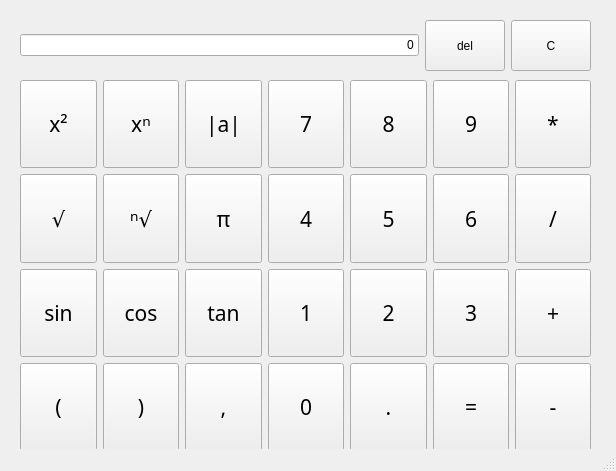
<?xml version="1.0" encoding="UTF-8"?>
<ui version="4.0">
 <class>MainWindow</class>
 <widget class="QMainWindow" name="MainWindow">
  <property name="geometry">
   <rect>
    <x>0</x>
    <y>0</y>
    <width>616</width>
    <height>471</height>
   </rect>
  </property>
  <property name="windowTitle">
   <string>SimpleCalc</string>
  </property>
  <property name="unifiedTitleAndToolBarOnMac">
   <bool>true</bool>
  </property>
  <widget class="QWidget" name="centralwidget">
   <widget class="QWidget" name="horizontalLayoutWidget">
    <property name="geometry">
     <rect>
      <x>20</x>
      <y>20</y>
      <width>571</width>
      <height>51</height>
     </rect>
    </property>
    <layout class="QHBoxLayout" name="horizontalLayout">
     <item>
      <widget class="QLineEdit" name="result">
       <property name="text">
        <string>0</string>
       </property>
       <property name="alignment">
        <set>Qt::AlignRight|Qt::AlignTrailing|Qt::AlignVCenter</set>
       </property>
      </widget>
     </item>
     <item>
      <widget class="QPushButton" name="bDel">
       <property name="sizePolicy">
        <sizepolicy hsizetype="Minimum" vsizetype="Expanding">
         <horstretch>0</horstretch>
         <verstretch>0</verstretch>
        </sizepolicy>
       </property>
       <property name="text">
        <string>del</string>
       </property>
      </widget>
     </item>
     <item>
      <widget class="QPushButton" name="bClear">
       <property name="sizePolicy">
        <sizepolicy hsizetype="Minimum" vsizetype="Expanding">
         <horstretch>0</horstretch>
         <verstretch>0</verstretch>
        </sizepolicy>
       </property>
       <property name="text">
        <string>C</string>
       </property>
      </widget>
     </item>
    </layout>
   </widget>
   <widget class="QWidget" name="layoutWidget">
    <property name="geometry">
     <rect>
      <x>20</x>
      <y>80</y>
      <width>571</width>
      <height>371</height>
     </rect>
    </property>
    <layout class="QGridLayout" name="gridLayout_2">
     <item row="2" column="2">
      <widget class="QPushButton" name="bPie">
       <property name="sizePolicy">
        <sizepolicy hsizetype="Minimum" vsizetype="Expanding">
         <horstretch>0</horstretch>
         <verstretch>0</verstretch>
        </sizepolicy>
       </property>
       <property name="font">
        <font>
         <family>Agency FB</family>
         <pointsize>16</pointsize>
        </font>
       </property>
       <property name="text">
        <string>π</string>
       </property>
      </widget>
     </item>
     <item row="4" column="0">
      <widget class="QPushButton" name="bSin">
       <property name="sizePolicy">
        <sizepolicy hsizetype="Minimum" vsizetype="Expanding">
         <horstretch>0</horstretch>
         <verstretch>0</verstretch>
        </sizepolicy>
       </property>
       <property name="font">
        <font>
         <family>Agency FB</family>
         <pointsize>16</pointsize>
        </font>
       </property>
       <property name="text">
        <string>sin</string>
       </property>
      </widget>
     </item>
     <item row="4" column="6">
      <widget class="QPushButton" name="bPlus">
       <property name="sizePolicy">
        <sizepolicy hsizetype="Minimum" vsizetype="Expanding">
         <horstretch>0</horstretch>
         <verstretch>0</verstretch>
        </sizepolicy>
       </property>
       <property name="font">
        <font>
         <family>Agency FB</family>
         <pointsize>16</pointsize>
        </font>
       </property>
       <property name="text">
        <string>+</string>
       </property>
       <attribute name="buttonGroup">
        <string notr="true">buttonGroup</string>
       </attribute>
      </widget>
     </item>
     <item row="4" column="5">
      <widget class="QPushButton" name="b3">
       <property name="sizePolicy">
        <sizepolicy hsizetype="Minimum" vsizetype="Expanding">
         <horstretch>0</horstretch>
         <verstretch>0</verstretch>
        </sizepolicy>
       </property>
       <property name="font">
        <font>
         <family>Agency FB</family>
         <pointsize>16</pointsize>
        </font>
       </property>
       <property name="text">
        <string>3</string>
       </property>
       <attribute name="buttonGroup">
        <string notr="true">buttonGroup</string>
       </attribute>
      </widget>
     </item>
     <item row="4" column="4">
      <widget class="QPushButton" name="b2">
       <property name="sizePolicy">
        <sizepolicy hsizetype="Minimum" vsizetype="Expanding">
         <horstretch>0</horstretch>
         <verstretch>0</verstretch>
        </sizepolicy>
       </property>
       <property name="font">
        <font>
         <family>Agency FB</family>
         <pointsize>16</pointsize>
        </font>
       </property>
       <property name="text">
        <string>2</string>
       </property>
       <attribute name="buttonGroup">
        <string notr="true">buttonGroup</string>
       </attribute>
      </widget>
     </item>
     <item row="4" column="3">
      <widget class="QPushButton" name="b1">
       <property name="sizePolicy">
        <sizepolicy hsizetype="Minimum" vsizetype="Expanding">
         <horstretch>0</horstretch>
         <verstretch>0</verstretch>
        </sizepolicy>
       </property>
       <property name="font">
        <font>
         <family>Agency FB</family>
         <pointsize>16</pointsize>
        </font>
       </property>
       <property name="text">
        <string>1</string>
       </property>
       <attribute name="buttonGroup">
        <string notr="true">buttonGroup</string>
       </attribute>
      </widget>
     </item>
     <item row="2" column="6">
      <widget class="QPushButton" name="bDivide">
       <property name="sizePolicy">
        <sizepolicy hsizetype="Minimum" vsizetype="Expanding">
         <horstretch>0</horstretch>
         <verstretch>0</verstretch>
        </sizepolicy>
       </property>
       <property name="font">
        <font>
         <family>Agency FB</family>
         <pointsize>16</pointsize>
        </font>
       </property>
       <property name="text">
        <string>/</string>
       </property>
       <attribute name="buttonGroup">
        <string notr="true">buttonGroup</string>
       </attribute>
      </widget>
     </item>
     <item row="2" column="5">
      <widget class="QPushButton" name="b6">
       <property name="sizePolicy">
        <sizepolicy hsizetype="Minimum" vsizetype="Expanding">
         <horstretch>0</horstretch>
         <verstretch>0</verstretch>
        </sizepolicy>
       </property>
       <property name="font">
        <font>
         <family>Agency FB</family>
         <pointsize>16</pointsize>
        </font>
       </property>
       <property name="text">
        <string>6</string>
       </property>
       <attribute name="buttonGroup">
        <string notr="true">buttonGroup</string>
       </attribute>
      </widget>
     </item>
     <item row="2" column="4">
      <widget class="QPushButton" name="b5">
       <property name="sizePolicy">
        <sizepolicy hsizetype="Minimum" vsizetype="Expanding">
         <horstretch>0</horstretch>
         <verstretch>0</verstretch>
        </sizepolicy>
       </property>
       <property name="font">
        <font>
         <family>Agency FB</family>
         <pointsize>16</pointsize>
        </font>
       </property>
       <property name="text">
        <string>5</string>
       </property>
       <attribute name="buttonGroup">
        <string notr="true">buttonGroup</string>
       </attribute>
      </widget>
     </item>
     <item row="0" column="6">
      <widget class="QPushButton" name="bMult">
       <property name="sizePolicy">
        <sizepolicy hsizetype="Minimum" vsizetype="Expanding">
         <horstretch>0</horstretch>
         <verstretch>0</verstretch>
        </sizepolicy>
       </property>
       <property name="font">
        <font>
         <family>Agency FB</family>
         <pointsize>16</pointsize>
        </font>
       </property>
       <property name="text">
        <string>*</string>
       </property>
       <attribute name="buttonGroup">
        <string notr="true">buttonGroup</string>
       </attribute>
      </widget>
     </item>
     <item row="2" column="3">
      <widget class="QPushButton" name="b4">
       <property name="sizePolicy">
        <sizepolicy hsizetype="Minimum" vsizetype="Expanding">
         <horstretch>0</horstretch>
         <verstretch>0</verstretch>
        </sizepolicy>
       </property>
       <property name="font">
        <font>
         <family>Agency FB</family>
         <pointsize>16</pointsize>
        </font>
       </property>
       <property name="text">
        <string>4</string>
       </property>
       <attribute name="buttonGroup">
        <string notr="true">buttonGroup</string>
       </attribute>
      </widget>
     </item>
     <item row="0" column="3">
      <widget class="QPushButton" name="b7">
       <property name="sizePolicy">
        <sizepolicy hsizetype="Minimum" vsizetype="Expanding">
         <horstretch>0</horstretch>
         <verstretch>0</verstretch>
        </sizepolicy>
       </property>
       <property name="font">
        <font>
         <family>Agency FB</family>
         <pointsize>16</pointsize>
        </font>
       </property>
       <property name="text">
        <string>7</string>
       </property>
       <attribute name="buttonGroup">
        <string notr="true">buttonGroup</string>
       </attribute>
      </widget>
     </item>
     <item row="0" column="4">
      <widget class="QPushButton" name="b8">
       <property name="sizePolicy">
        <sizepolicy hsizetype="Minimum" vsizetype="Expanding">
         <horstretch>0</horstretch>
         <verstretch>0</verstretch>
        </sizepolicy>
       </property>
       <property name="font">
        <font>
         <family>Agency FB</family>
         <pointsize>16</pointsize>
        </font>
       </property>
       <property name="text">
        <string>8</string>
       </property>
       <attribute name="buttonGroup">
        <string notr="true">buttonGroup</string>
       </attribute>
      </widget>
     </item>
     <item row="0" column="5">
      <widget class="QPushButton" name="b9">
       <property name="sizePolicy">
        <sizepolicy hsizetype="Minimum" vsizetype="Expanding">
         <horstretch>0</horstretch>
         <verstretch>0</verstretch>
        </sizepolicy>
       </property>
       <property name="font">
        <font>
         <family>Agency FB</family>
         <pointsize>16</pointsize>
        </font>
       </property>
       <property name="text">
        <string>9</string>
       </property>
       <attribute name="buttonGroup">
        <string notr="true">buttonGroup</string>
       </attribute>
      </widget>
     </item>
     <item row="0" column="2">
      <widget class="QPushButton" name="bAbs">
       <property name="sizePolicy">
        <sizepolicy hsizetype="Minimum" vsizetype="Expanding">
         <horstretch>0</horstretch>
         <verstretch>0</verstretch>
        </sizepolicy>
       </property>
       <property name="font">
        <font>
         <family>Agency FB</family>
         <pointsize>16</pointsize>
        </font>
       </property>
       <property name="text">
        <string>|a|</string>
       </property>
      </widget>
     </item>
     <item row="2" column="1">
      <widget class="QPushButton" name="bNroot">
       <property name="sizePolicy">
        <sizepolicy hsizetype="Minimum" vsizetype="Expanding">
         <horstretch>0</horstretch>
         <verstretch>0</verstretch>
        </sizepolicy>
       </property>
       <property name="font">
        <font>
         <family>Agency FB</family>
         <pointsize>16</pointsize>
        </font>
       </property>
       <property name="text">
        <string>ⁿ√</string>
       </property>
      </widget>
     </item>
     <item row="2" column="0">
      <widget class="QPushButton" name="bRoot">
       <property name="sizePolicy">
        <sizepolicy hsizetype="Minimum" vsizetype="Expanding">
         <horstretch>0</horstretch>
         <verstretch>0</verstretch>
        </sizepolicy>
       </property>
       <property name="font">
        <font>
         <family>Agency FB</family>
         <pointsize>16</pointsize>
        </font>
       </property>
       <property name="text">
        <string>√</string>
       </property>
      </widget>
     </item>
     <item row="4" column="1">
      <widget class="QPushButton" name="bCos">
       <property name="sizePolicy">
        <sizepolicy hsizetype="Minimum" vsizetype="Expanding">
         <horstretch>0</horstretch>
         <verstretch>0</verstretch>
        </sizepolicy>
       </property>
       <property name="font">
        <font>
         <family>Agency FB</family>
         <pointsize>16</pointsize>
        </font>
       </property>
       <property name="text">
        <string>cos</string>
       </property>
      </widget>
     </item>
     <item row="0" column="0">
      <widget class="QPushButton" name="bSqr">
       <property name="sizePolicy">
        <sizepolicy hsizetype="Minimum" vsizetype="Expanding">
         <horstretch>0</horstretch>
         <verstretch>0</verstretch>
        </sizepolicy>
       </property>
       <property name="font">
        <font>
         <family>Agency FB</family>
         <pointsize>16</pointsize>
        </font>
       </property>
       <property name="text">
        <string>x²</string>
       </property>
      </widget>
     </item>
     <item row="4" column="2">
      <widget class="QPushButton" name="bTan">
       <property name="sizePolicy">
        <sizepolicy hsizetype="Minimum" vsizetype="Expanding">
         <horstretch>0</horstretch>
         <verstretch>0</verstretch>
        </sizepolicy>
       </property>
       <property name="font">
        <font>
         <family>Agency FB</family>
         <pointsize>16</pointsize>
        </font>
       </property>
       <property name="text">
        <string>tan</string>
       </property>
      </widget>
     </item>
     <item row="0" column="1">
      <widget class="QPushButton" name="bNsqr">
       <property name="sizePolicy">
        <sizepolicy hsizetype="Minimum" vsizetype="Expanding">
         <horstretch>0</horstretch>
         <verstretch>0</verstretch>
        </sizepolicy>
       </property>
       <property name="font">
        <font>
         <family>Agency FB</family>
         <pointsize>16</pointsize>
        </font>
       </property>
       <property name="text">
        <string>xⁿ</string>
       </property>
      </widget>
     </item>
     <item row="6" column="2">
      <widget class="QPushButton" name="bCom">
       <property name="sizePolicy">
        <sizepolicy hsizetype="Minimum" vsizetype="Expanding">
         <horstretch>0</horstretch>
         <verstretch>0</verstretch>
        </sizepolicy>
       </property>
       <property name="font">
        <font>
         <family>Agency FB</family>
         <pointsize>16</pointsize>
        </font>
       </property>
       <property name="text">
        <string>,</string>
       </property>
      </widget>
     </item>
     <item row="6" column="1">
      <widget class="QPushButton" name="bRslide">
       <property name="sizePolicy">
        <sizepolicy hsizetype="Minimum" vsizetype="Expanding">
         <horstretch>0</horstretch>
         <verstretch>0</verstretch>
        </sizepolicy>
       </property>
       <property name="font">
        <font>
         <family>Agency FB</family>
         <pointsize>16</pointsize>
        </font>
       </property>
       <property name="text">
        <string>)</string>
       </property>
      </widget>
     </item>
     <item row="6" column="0">
      <widget class="QPushButton" name="bLslide">
       <property name="sizePolicy">
        <sizepolicy hsizetype="Minimum" vsizetype="Expanding">
         <horstretch>0</horstretch>
         <verstretch>0</verstretch>
        </sizepolicy>
       </property>
       <property name="font">
        <font>
         <family>Agency FB</family>
         <pointsize>16</pointsize>
        </font>
       </property>
       <property name="text">
        <string>(</string>
       </property>
      </widget>
     </item>
     <item row="6" column="3">
      <widget class="QPushButton" name="b0">
       <property name="sizePolicy">
        <sizepolicy hsizetype="Minimum" vsizetype="Expanding">
         <horstretch>0</horstretch>
         <verstretch>0</verstretch>
        </sizepolicy>
       </property>
       <property name="font">
        <font>
         <family>Agency FB</family>
         <pointsize>16</pointsize>
        </font>
       </property>
       <property name="text">
        <string>0</string>
       </property>
       <attribute name="buttonGroup">
        <string notr="true">buttonGroup</string>
       </attribute>
      </widget>
     </item>
     <item row="6" column="4">
      <widget class="QPushButton" name="bDot">
       <property name="sizePolicy">
        <sizepolicy hsizetype="Minimum" vsizetype="Expanding">
         <horstretch>0</horstretch>
         <verstretch>0</verstretch>
        </sizepolicy>
       </property>
       <property name="font">
        <font>
         <family>Agency FB</family>
         <pointsize>16</pointsize>
        </font>
       </property>
       <property name="text">
        <string>.</string>
       </property>
       <attribute name="buttonGroup">
        <string notr="true">buttonGroup</string>
       </attribute>
      </widget>
     </item>
     <item row="6" column="5">
      <widget class="QPushButton" name="bRun">
       <property name="sizePolicy">
        <sizepolicy hsizetype="Minimum" vsizetype="Expanding">
         <horstretch>0</horstretch>
         <verstretch>0</verstretch>
        </sizepolicy>
       </property>
       <property name="font">
        <font>
         <family>Agency FB</family>
         <pointsize>16</pointsize>
        </font>
       </property>
       <property name="text">
        <string>=</string>
       </property>
       <attribute name="buttonGroup">
        <string notr="true">buttonGroup</string>
       </attribute>
      </widget>
     </item>
     <item row="6" column="6">
      <widget class="QPushButton" name="bMinus">
       <property name="sizePolicy">
        <sizepolicy hsizetype="Minimum" vsizetype="Expanding">
         <horstretch>0</horstretch>
         <verstretch>0</verstretch>
        </sizepolicy>
       </property>
       <property name="font">
        <font>
         <family>Agency FB</family>
         <pointsize>16</pointsize>
        </font>
       </property>
       <property name="text">
        <string>-</string>
       </property>
       <attribute name="buttonGroup">
        <string notr="true">buttonGroup</string>
       </attribute>
      </widget>
     </item>
    </layout>
   </widget>
  </widget>
  <widget class="QStatusBar" name="statusbar"/>
 </widget>
 <resources/>
 <connections/>
 <buttongroups>
  <buttongroup name="buttonGroup"/>
 </buttongroups>
</ui>
